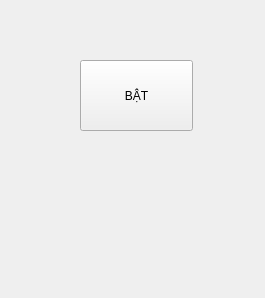
<?xml version="1.0" encoding="UTF-8"?>
<ui version="4.0">
 <class>dk</class>
 <widget class="QWidget" name="dk">
  <property name="geometry">
   <rect>
    <x>0</x>
    <y>0</y>
    <width>265</width>
    <height>298</height>
   </rect>
  </property>
  <property name="windowTitle">
   <string>Form</string>
  </property>
  <widget class="QPushButton" name="ledSwitch">
   <property name="geometry">
    <rect>
     <x>80</x>
     <y>60</y>
     <width>113</width>
     <height>71</height>
    </rect>
   </property>
   <property name="text">
    <string>BẬT</string>
   </property>
  </widget>
 </widget>
 <resources/>
 <connections/>
</ui>
